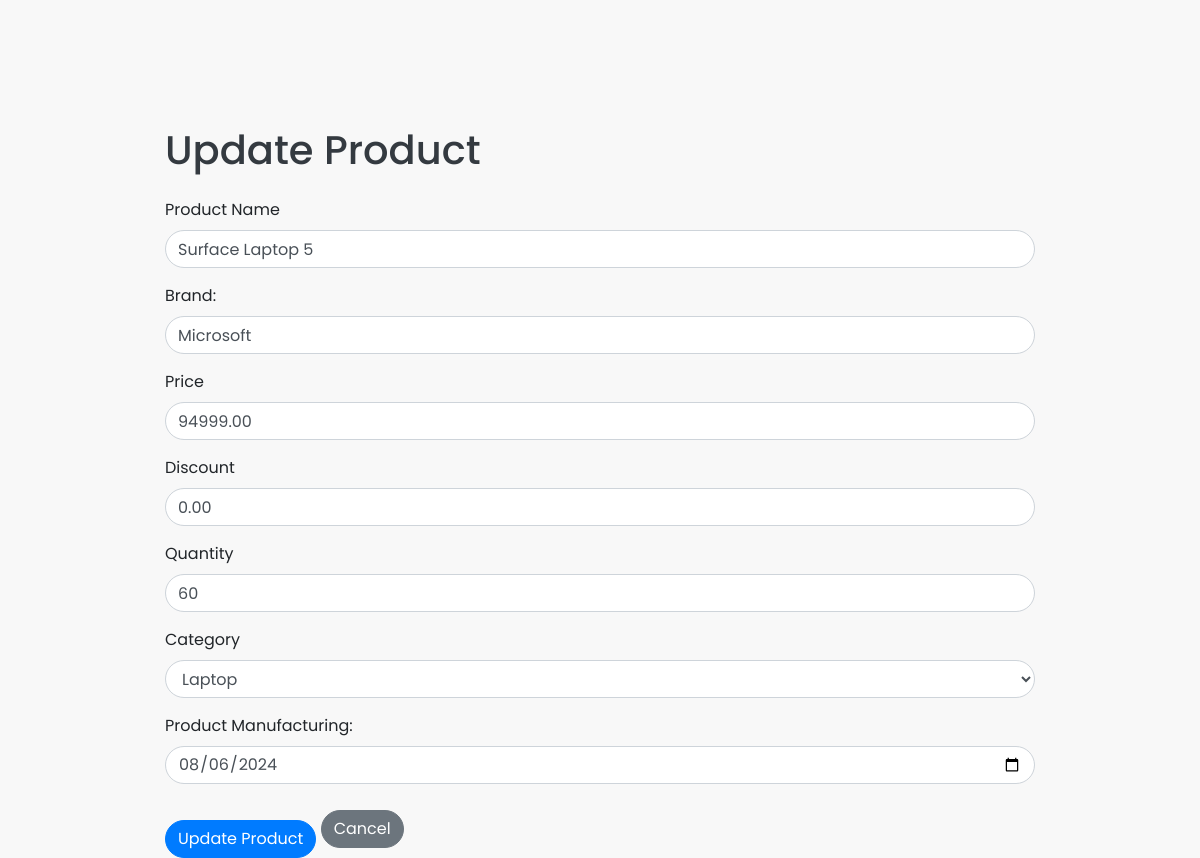
Before: /product/6/update/ with the older database file.
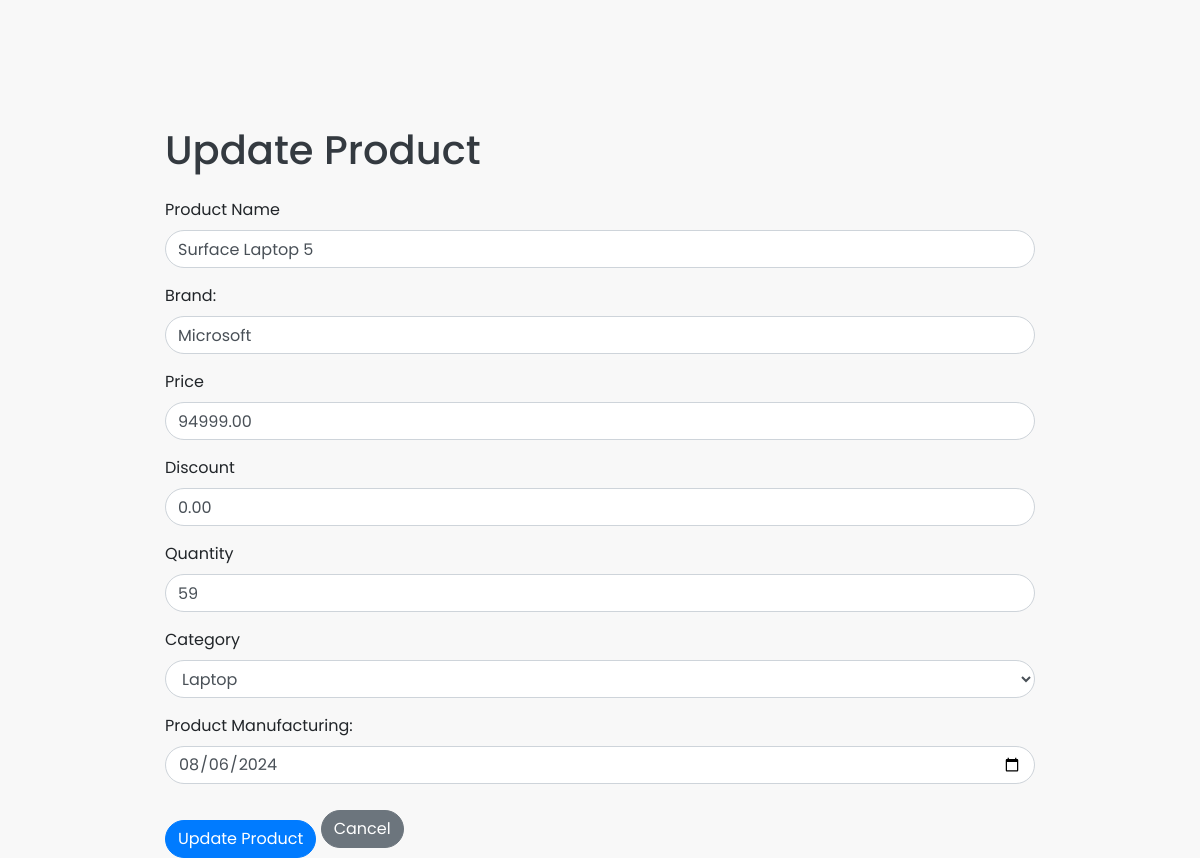
After: the same page with the newer database file.
### billingsystemapp/models.py (models this page shows, shortened)
class Product(models.Model):
    product_id = models.AutoField(primary_key=True)
    product_name = models.CharField(max_length=200)
    brand = models.CharField(max_length=200, null=True)
    price = models.DecimalField(max_digits=10, decimal_places=2)
    discount=models.DecimalField(max_digits=10, decimal_places=2,default=0.00)
    quantity = models.IntegerField()
    manufacturingdate = models.DateField(null=True)
    category = models.ForeignKey(Category, on_delete=models.CASCADE)
    from datetime import date

class Category(models.Model):
    name = models.CharField(max_length=100)

### billingsystemapp/views.py (the view, shortened to what this page needs)
# urls.py: path('product/<int:product_id>/update/', views.product_update, name='product_update'),
def product_update(request, product_id):
    product = get_object_or_404(Product, pk=product_id)
    categories = Category.objects.all()
    return render(request, 'product_update.html', {'product': product, 'categories': categories})

### billingsystemapp/templates/product_update.html (shortened to what this page needs)
<!DOCTYPE html>
<html lang="en">
<head>
    <link href="https://stackpath.bootstrapcdn.com/bootstrap/4.5.2/css/bootstrap.min.css" rel="stylesheet">
</head>
<body>
    <div class="container">
        <h1 class="mt-4 mb-4">Update Product</h1>
        <form method="post">
            <div class="form-group">
                <label for="product_name">Product Name</label>
                <input type="text" class="form-control" id="product_name" name="product_name" value="{{ product.product_name }}" required>
            </div>
            <div class="form-group">
                <label for="brand">Brand:</label>
                <input type="text" class="form-control" id="brand" name="brand" value="{{ product.brand }}" required>
            </div>
            <div class="form-group">
                <label for="price">Price</label>
                <input type="number" class="form-control" id="price" name="price" value="{{ product.price }}" required>
            </div>
            <div class="form-group">
                <label for="discount">Discount</label>
                <input type="number" class="form-control" id="discount" name="discount" value="{{ product.discount }}" required>
            </div>
            <div class="form-group">
                <label for="quantity">Quantity</label>
                <input type="number" class="form-control" id="quantity" name="quantity" value="{{ product.quantity }}" required>
            </div>
            <div class="form-group">
                <label for="category">Category</label>
                <select class="form-control" id="category" name="category" required>
                    {% for category in categories %}
                        <option value="{{ category.pk }}" {% if category.pk == product.category.pk %} selected {% endif %}>{{ category.name }}</option>
                    {% endfor %}
                </select>
            </div>
            <div class="form-group">
                <label for="pdtmanu">Product Manufacturing:</label>
                <input type="date" class="form-control" id="pdtmanu" name="pdtmanu" value="{{ product.manufacturingdate|date:'Y-m-d' }}" required>
            </div>
            <button type="submit" class="btn btn-primary">Update Product</button>
            <a class="btn btn-secondary" href="{% url 'product' %}">Cancel</a>
        </form>
    </div>
</body>
</html>

Changed rows visible on the page:
changed Product "Surface Laptop 5": quantity "60" → "59"
